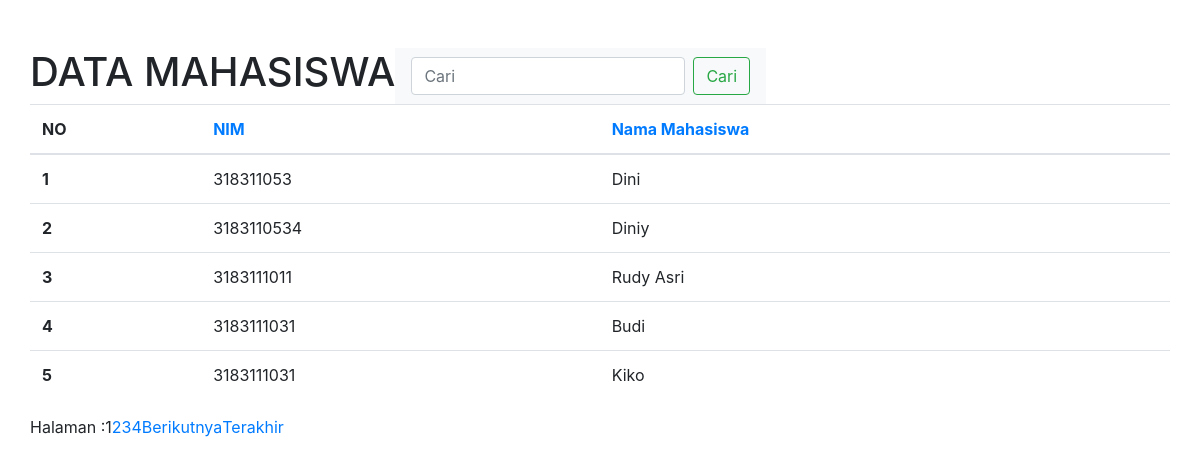
Screenshot of /tampil_mahasiswa.php with the database file from the repository.
### tables this page shows
CREATE TABLE `tb_mahasiswa` (
  `id -mahsiswa` int(10) NOT NULL,
  `nim` varchar(11) NOT NULL DEFAULT '''''',
  `nama` varchar(35) NOT NULL DEFAULT '''''',
  `prodi_id` int(10) NOT NULL DEFAULT 0,
  `fakultas_id` int(10) NOT NULL DEFAULT 0,
  `tahun_masuk` char(5) NOT NULL DEFAULT '''''',
  `gender` enum('L','P','''''') NOT NULL DEFAULT '''''',
  `tmpt_lahir` varchar(20) NOT NULL DEFAULT '''''',
  `tgl_lahir` date NOT NULL
);

### tampil_mahasiswa.php (the view, shortened to what this page needs)
<?php
	require 'koneksi.php';
	$sql = "SELECT NIM,nama FROM tb_mahasiswa";
		$order = isset($_GET['order'])?$_GET['order'] : 'nim';
		$dir = isset($_GET['dir'])?$_GET['dir'] : 'ASC';
		$perPage = isset($_GET['perPage'])?$_GET['perPage'] : 5;
		$page = isset($_GET['page'])?$_GET['page'] : 1;
		$params = array();
	if(!empty($order))
	{
		$sql .= " ORDER BY $order $dir";
		$params['order'] = "order=$order";
		$params['dir'] = "dir=$dir";
	}
		$query = mysqli_query($con, $sql);
		$jumlahData = mysqli_num_rows($query);
		$jumlahHalaman = ceil($jumlahData/$perPage);
	if(!empty($perPage))
	{
		$params['perPage'] = "perPage=$perPage";
	}
	if(!empty($page))
	{
		$offset = $perPage * ($page-1);
		$sql .= " LIMIT $offset,$perPage";
		$query = mysqli_query($con, $sql);
	}else
	{
		$offset = 0;
	}
	$columns = array
					('nim'=>'NIM',
					 'nama' => 'Nama Mahasiswa'
					);
	require 'header.php';
?>
<div class="container">
	<div class="row mt-5">
		<h1 class="text-center">DATA MAHASISWA</h1>
		<nav class="navbar navbar-light bg-light">
		  <form class="form-inline" action="" method="post">
		    <input class="form-control mr-sm-2" type="search" placeholder="Cari" aria-label="Search" name="search">
		    <button class="btn btn-outline-success my-2 my-sm-0" type="submit" value="cari">Cari</button>
		  </form>
		</nav>
		<table class="table">
		  <thead>
		    <tr>
		      <th scope="col">NO</th>
		      <?php foreach($columns as $field=>$caption)
		      {
			      	$params['order']="order=$order";
			      	if($field==$order)
			      	{
			      		$dir=($dir=='ASC')?'DESC':'ASC';
			      	}else
			      	{
			      		$dir='ASC';
			      	}
			      	$params['dir']="dir=$dir";
			      	echo"<th><a href='?". implode($params, '&') . "'>$caption</a></th>";
				}
		      	?>
		    </tr>
		  </thead>
		  <tbody>
		    <?php
		    $no=1;
		 	while($data = mysqli_fetch_assoc($query)){
		 	?>
		 	<tr>
		 	<th scope="row"><?= $no++; ?></th>
		      <td><?= $data['NIM']; ?></td>
		      <td><?= $data['nama']; ?></td>
		 	</tr>
			<?php }
			?>
		</table>
		<?php
		echo "Halaman :";
		for($i=1; $i<$jumlahHalaman; $i++){
			if($i == $page){
				$label = $i;
			}else{
				$params['page'] = "page=$i";
				$label = '<a href="?' . implode($params, '&') . '">' . $i . '</a>';
			}
			if($i>1){
				$label = ' ' . $label;
			}
			echo "$label ";
		}
		if ($page < $jumlahHalaman) {
			$berikutnya = $page;
			$params['page'] = "page=" . ++$berikutnya;
			echo '<a href="?' . implode($params, '&') . '">Berikutnya </a>';
		}
		if ($page < $jumlahHalaman) {
			$terakhir['page'] = "page=$jumlahHalaman";
			echo '<a href="?' . implode($terakhir, '&') . '">Terakhir </a>';
		}
		 ?>
	</div>
</div>
<?php require 'footer.php'; ?>

### header.php (shortened to what this page needs)
<!doctype html>
<html lang="en">
  <head>
    <link rel="stylesheet" href="https://stackpath.bootstrapcdn.com/bootstrap/4.3.1/css/bootstrap.min.css">
    <link rel="stylesheet" type="text/css" href="asset/css/bootstrap.min.css">
  </head>
  <body>

### footer.php (shortened to what this page needs)
  </body>
</html>

### rows the page displays
tb_mahasiswa: nim "318311053", nama "Dini"
tb_mahasiswa: nim "3183110534", nama "Diniy"
tb_mahasiswa: nim "3183111011", nama "Rudy Asri"
tb_mahasiswa: nim "3183111031", nama "Budi"
tb_mahasiswa: nim "3183111031", nama "Kiko"

### other values shown
$caption "NIM"
$caption "Nama Mahasiswa"
$label "1"
